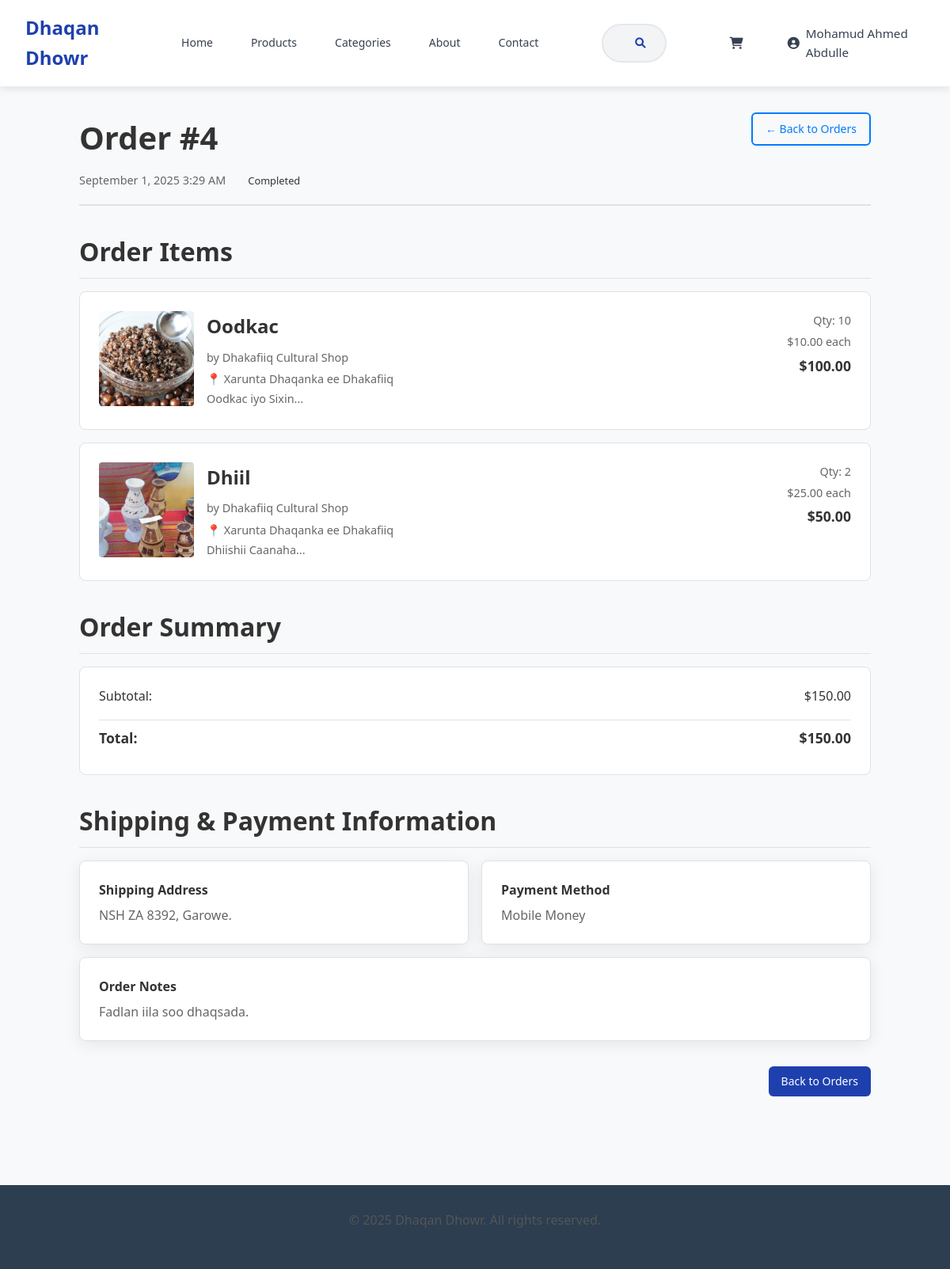
Page /buyer/order_details.php?id=4 (signed in) on the committed database.
### tables this page shows
CREATE TABLE `orders` (
  `id` int(11) NOT NULL,
  `user_id` int(11) NOT NULL,
  `total_amount` decimal(10,2) NOT NULL,
  `status` enum('pending','processing','shipped','delivered','completed','cancelled') DEFAULT 'pending',
  `payment_method` enum('bank_transfer','cash_on_delivery','mobile_money') NOT NULL,
  `shipping_address` text NOT NULL,
  `notes` text DEFAULT NULL,
  `created_at` timestamp NOT NULL DEFAULT current_timestamp(),
  `updated_at` timestamp NOT NULL DEFAULT current_timestamp() ON UPDATE current_timestamp()
);

CREATE TABLE `order_items` (
  `id` int(11) NOT NULL,
  `order_id` int(11) NOT NULL,
  `product_id` int(11) NOT NULL,
  `quantity` int(11) NOT NULL,
  `price` decimal(10,2) NOT NULL,
  `created_at` timestamp NOT NULL DEFAULT current_timestamp()
);

CREATE TABLE `products` (
  `id` int(11) NOT NULL,
  `seller_id` int(11) NOT NULL,
  `category_id` int(11) NOT NULL,
  `title` varchar(200) NOT NULL,
  `description` text DEFAULT NULL,
  `price` decimal(10,2) NOT NULL,
  `stock` int(11) DEFAULT 0,
  `main_image` varchar(255) DEFAULT NULL,
  `status` enum('pending','approved','rejected') DEFAULT 'pending',
  `cultural_notes` text DEFAULT NULL,
  `created_at` timestamp NOT NULL DEFAULT current_timestamp(),
  `updated_at` timestamp NOT NULL DEFAULT current_timestamp() ON UPDATE current_timestamp()
);

CREATE TABLE `sellers` (
  `id` int(11) NOT NULL,
  `user_id` int(11) NOT NULL,
  `shop_name` varchar(100) NOT NULL,
  `bio` text DEFAULT NULL,
  `location` varchar(200) DEFAULT NULL,
  `approved` tinyint(1) DEFAULT 0,
  `created_at` timestamp NOT NULL DEFAULT current_timestamp()
);

### includes/auth_check.php (called while the page is built, shortened)
<?php
function getCurrentUserId() {
    return $_SESSION['user_id'] ?? null;
}
?>

### buyer/order_details.php (the view, shortened to what this page needs)
<?php
require_once __DIR__ . '/../includes/init.php';
$user_id = getCurrentUserId();
$order_id = isset($_GET['id']) ? (int)$_GET['id'] : 0;
$order = null;
$error_message = '';
if ($order_id <= 0) {
    $error_message = 'Invalid order ID.';
} else {
    try {
        $order_sql = "SELECT o.* FROM orders o WHERE o.id = ? AND o.user_id = ?";
        $order_stmt = $conn->prepare($order_sql);
        $order_stmt->bind_param("ii", $order_id, $user_id);
        $order_stmt->execute();
        $order_result = $order_stmt->get_result();
        if ($order_result->num_rows === 0) {
            $error_message = 'Order not found or access denied.';
        } else {
            $order = $order_result->fetch_assoc();
            $items_sql = "SELECT oi.*, p.title, p.main_image, p.description, s.shop_name, s.location
                          FROM order_items oi
                          JOIN products p ON oi.product_id = p.id
                          JOIN sellers s ON p.seller_id = s.id
                          WHERE oi.order_id = ?";
            $items_stmt = $conn->prepare($items_sql);
            $items_stmt->bind_param("i", $order_id);
            $items_stmt->execute();
            $items_result = $items_stmt->get_result();
            $order['items'] = [];
            while ($item = $items_result->fetch_assoc()) {
                $order['items'][] = $item;
            }
        }
    } catch (Exception $e) {
        error_log("Order details fetch error: " . $e->getMessage());
        $error_message = "Unable to load order details. Please try again later.";
    }
}
include '../includes/buyer_header.php';
?>
<main>
    <div class="container">
        <div class="order-details-container">
            <?php if ($error_message): ?>
                <div class="alert alert-error">
                    <?= htmlspecialchars($error_message); ?>
                </div>
                <div class="back-link">
                    <a href="orders.php" class="btn btn-outline">← Back to Orders</a>
                </div>
            <?php elseif ($order): ?>
                <div class="order-header">
                    <div class="header-content">
                        <h1>Order #<?= $order['id']; ?></h1>
                        <div class="order-meta">
                            <span class="order-date"><?= date('F j, Y g:i A', strtotime($order['created_at'])); ?></span>
                            <span class="status-badge status-<?= $order['status']; ?>">
                                <?= ucfirst(htmlspecialchars($order['status'])); ?>
                            </span>
                        </div>
                    </div>
                    <div class="back-link">
                        <a href="orders.php" class="btn btn-outline">← Back to Orders</a>
                    </div>
                </div>
                <div class="order-content">
                    <div class="section">
                        <h2>Order Items</h2>
                        <div class="items-list">
                            <?php foreach ($order['items'] as $item): ?>
                                <div class="item-card">
                                    <div class="item-image">
                                        <?php
                                        $image_path = "../uploads/products/" . htmlspecialchars($item['main_image']);
                                        $image_exists = file_exists($image_path) && !empty($item['main_image']);
                                        ?>
                                        <?php if ($image_exists): ?>
                                            <img src="<?= $image_path; ?>" alt="<?= htmlspecialchars($item['title']); ?>">
                                        <?php else: ?>
                                            <div class="no-image">No Image</div>
                                        <?php endif; ?>
                                    </div>
                                    <div class="item-info">
                                        <h3><?= htmlspecialchars($item['title']); ?></h3>
                                        <p class="seller">by <?= htmlspecialchars($item['shop_name']); ?></p>
                                        <?php if (!empty($item['location'])): ?>
                                            <p class="location">📍 <?= htmlspecialchars($item['location']); ?></p>
                                        <?php endif; ?>
                                        <?php if (!empty($item['description'])): ?>
                                            <p class="description"><?= htmlspecialchars(substr($item['description'], 0, 150)); ?>...</p>
                                        <?php endif; ?>
                                    </div>
                                    <div class="item-pricing">
                                        <div class="quantity">Qty: <?= $item['quantity']; ?></div>
                                        <div class="unit-price">$<?= number_format($item['price'], 2); ?> each</div>
                                        <div class="total-price">$<?= number_format($item['price'] * $item['quantity'], 2); ?></div>
                                    </div>
                                </div>
                            <?php endforeach; ?>
                        </div>
                    </div>
                    <div class="section">
                        <h2>Order Summary</h2>
                        <div class="summary-card">
                            <div class="summary-row">
                                <span>Subtotal:</span>
                                <span>$<?= number_format($order['total_amount'], 2); ?></span>
                            </div>
                            <div class="summary-row total">
                                <span>Total:</span>
                                <span>$<?= number_format($order['total_amount'], 2); ?></span>
                            </div>
                        </div>
                    </div>
                    <div class="section">
                        <h2>Shipping & Payment Information</h2>
                        <div class="info-grid">
                            <div class="info-card">
                                <h3>Shipping Address</h3>
                                <p><?= nl2br(htmlspecialchars($order['shipping_address'])); ?></p>
                            </div>
                            <div class="info-card">
                                <h3>Payment Method</h3>
                                <p><?= ucwords(str_replace('_', ' ', htmlspecialchars($order['payment_method']))); ?></p>
                            </div>
                        </div>
                        <?php if (!empty($order['notes'])): ?>
                            <div class="info-card">
                                <h3>Order Notes</h3>
                                <p><?= htmlspecialchars($order['notes']); ?></p>
                            </div>
                        <?php endif; ?>
                    </div>
                    <div class="section">
                        <div class="order-actions">
                            <a href="orders.php" class="btn btn-primary">Back to Orders</a>
                        </div>
                    </div>
                </div>
            <?php endif; ?>
        </div>
    </div>
</main>
<?php include '../includes/footer.php'; ?>

### buyer/order_details.php (style rules this page uses)
.order-details-container { max-width: 1000px; margin: 0 auto; padding: 2rem 0; }
.order-header { display: flex; justify-content: space-between; align-items: flex-start; margin-bottom: 2rem; padding-bottom: 1rem; border-bottom: 2px solid #dee2e6; }
.header-content h1 { margin: 0 0 0.5rem 0; color: #333; }
.order-meta { display: flex; gap: 1rem; align-items: center; }
.order-date { color: #666; font-size: 0.9rem; }
.status-badge { padding: 0.25rem 0.75rem; border-radius: 20px; font-size: 0.8rem; font-weight: 500; }
.section { margin-bottom: 2rem; }
.section h2 { margin-bottom: 1rem; color: #333; border-bottom: 1px solid #dee2e6; padding-bottom: 0.5rem; }
.items-list { display: flex; flex-direction: column; gap: 1rem; }
.item-card { display: flex; gap: 1rem; background: white; border: 1px solid #dee2e6; border-radius: 8px; padding: 1.5rem; }
.item-image { width: 120px; height: 120px; flex-shrink: 0; }
.item-image img { width: 100%; height: 100%; object-fit: cover; border-radius: 4px; }
.item-info { flex: 1; }
.item-info h3 { margin: 0 0 0.5rem 0; color: #333; }
.item-info p { margin: 0 0 0.25rem 0; font-size: 0.9rem; }
.seller { color: #666; font-weight: 500; }
.location { color: #666; }
.description { color: #666; line-height: 1.4; }
.item-pricing { text-align: right; min-width: 120px; }
.quantity { color: #666; font-size: 0.9rem; margin-bottom: 0.25rem; }
.unit-price { color: #666; font-size: 0.9rem; margin-bottom: 0.25rem; }
.total-price { font-weight: bold; font-size: 1.1rem; color: #333; }
.summary-card { background: white; border: 1px solid #dee2e6; border-radius: 8px; padding: 1.5rem; }
.summary-row { display: flex; justify-content: space-between; margin-bottom: 0.5rem; }
.summary-row.total { border-top: 1px solid #dee2e6; padding-top: 0.5rem; margin-top: 1rem; font-weight: bold; font-size: 1.1rem; }
.info-grid { display: grid; grid-template-columns: 1fr 1fr; gap: 1rem; margin-bottom: 1rem; }
.info-card { background: white; border: 1px solid #dee2e6; border-radius: 8px; padding: 1.5rem; }
.info-card h3 { margin: 0 0 0.5rem 0; color: #333; font-size: 1rem; }
.info-card p { margin: 0; color: #666; line-height: 1.4; }
.order-actions { display: flex; gap: 1rem; justify-content: flex-end; }

### rows in the picture
orders: id "4", created_at "September 1, 2025 3:29 AM", status "Completed", total_amount "150.00", shipping_address "NSH ZA 8392, Garowe.", payment_method "Mobile Money", notes "Fadlan iila soo dhaqsada."
order_items: product.main_image (picture), product.title "Oodkac", sellers.shop_name "Dhakafiiq Cultural Shop", sellers.location "Xarunta Dhaqanka ee Dhakafiiq", product.description "Oodkac iyo Sixin", quantity "10", price "10.00", $item['price'] * $item['quantity'] "100.00"
order_items: product.main_image (picture), product.title "Dhiil", sellers.shop_name "Dhakafiiq Cultural Shop", sellers.location "Xarunta Dhaqanka ee Dhakafiiq", product.description "Dhiishii Caanaha", quantity "2", price "25.00", $item['price'] * $item['quantity'] "50.00"

### other values in the picture
$current_user['name'] "Mohamud Ahmed Abdulle"
SITE_NAME "Dhaqan Dhowr"
